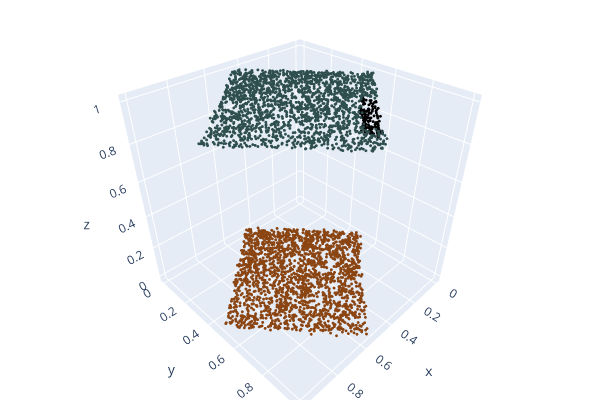

Source (notebook cell):
### Markdown cell above
Get an example and display it

### Code cell
points, targets = s3dis_train[1000]

pcd = o3.geometry.PointCloud()
pcd.points = o3.utility.Vector3dVector(points)
pcd.colors = o3.utility.Vector3dVector(np.vstack(v_map_colors(targets)).T/255)

# draw(pcd)
o3.visualization.draw_plotly([pcd])

### Figure 1 — Plotly figure (JSON) as saved in the notebook; plotly's stock layout.template omitted (floating-point values rounded to 4 significant figures; data arrays with more than 128 entries replaced by an {"elided": "..."} marker saying what was removed)
{"data": [{"marker": {"color": {"elided": "4096x3 float values"}, "size": 1}, "mode": "markers", "type": "scatter3d", "x": {"elided": "4096 float values"}, "y": {"elided": "4096 float values"}, "z": {"elided": "4096 float values"}}], "layout": {"height": 400, "margin": {"b": 0, "l": 0, "r": 0, "t": 0}, "scene": {"aspectmode": "auto", "aspectratio": {"x": 1, "y": 1, "z": 1}, "camera": {"center": {"x": 0, "y": 0, "z": 0}, "up": {"x": 0, "y": 0, "z": 1}}}, "showlegend": false, "width": 600}}
